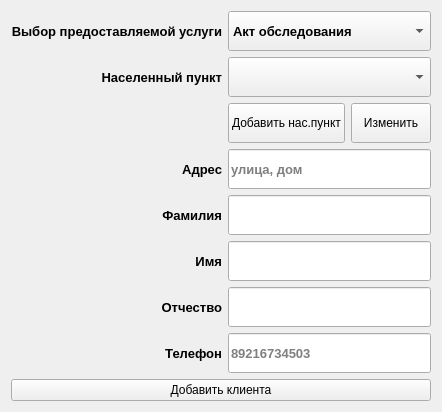
      <widget class="QWidget" name="addPage">
       <property name="maximumSize">
        <size>
         <width>16777215</width>
         <height>450</height>
        </size>
       </property>
       <attribute name="title">
        <string>Добавление клиента</string>
       </attribute>
       <layout class="QGridLayout" name="gridLayout_4">
        <item row="11" column="0">
         <widget class="QLabel" name="labelMiddleNameAdd">
          <property name="sizePolicy">
           <sizepolicy hsizetype="Preferred" vsizetype="Preferred">
            <horstretch>0</horstretch>
            <verstretch>0</verstretch>
           </sizepolicy>
          </property>
          <property name="maximumSize">
           <size>
            <width>16777215</width>
            <height>30</height>
           </size>
          </property>
          <property name="font">
           <font>
            <family>MS Shell Dlg 2</family>
            <pointsize>10</pointsize>
            <weight>75</weight>
            <bold>true</bold>
           </font>
          </property>
          <property name="text">
           <string>Отчество</string>
          </property>
          <property name="textFormat">
           <enum>Qt::AutoText</enum>
          </property>
          <property name="alignment">
           <set>Qt::AlignRight|Qt::AlignTrailing|Qt::AlignVCenter</set>
          </property>
         </widget>
        </item>
        <item row="13" column="0">
         <widget class="QLabel" name="labelTelefoneAdd">
          <property name="sizePolicy">
           <sizepolicy hsizetype="Preferred" vsizetype="Preferred">
            <horstretch>0</horstretch>
            <verstretch>0</verstretch>
           </sizepolicy>
          </property>
          <property name="maximumSize">
           <size>
            <width>16777215</width>
            <height>30</height>
           </size>
          </property>
          <property name="font">
           <font>
            <family>MS Shell Dlg 2</family>
            <pointsize>10</pointsize>
            <weight>75</weight>
            <bold>true</bold>
           </font>
          </property>
          <property name="text">
           <string>Телефон</string>
          </property>
          <property name="textFormat">
           <enum>Qt::AutoText</enum>
          </property>
          <property name="alignment">
           <set>Qt::AlignRight|Qt::AlignTrailing|Qt::AlignVCenter</set>
          </property>
         </widget>
        </item>
        <item row="4" column="0">
         <widget class="QLabel" name="labelAddress">
          <property name="sizePolicy">
           <sizepolicy hsizetype="Preferred" vsizetype="Preferred">
            <horstretch>0</horstretch>
            <verstretch>0</verstretch>
           </sizepolicy>
          </property>
          <property name="maximumSize">
           <size>
            <width>16777215</width>
            <height>30</height>
           </size>
          </property>
          <property name="font">
           <font>
            <family>MS Shell Dlg 2</family>
            <pointsize>10</pointsize>
            <weight>75</weight>
            <bold>true</bold>
           </font>
          </property>
          <property name="text">
           <string>Адрес</string>
          </property>
          <property name="textFormat">
           <enum>Qt::AutoText</enum>
          </property>
          <property name="alignment">
           <set>Qt::AlignRight|Qt::AlignTrailing|Qt::AlignVCenter</set>
          </property>
         </widget>
        </item>
        <item row="3" column="1">
         <widget class="QPushButton" name="pushButtonAddCity">
          <property name="sizePolicy">
           <sizepolicy hsizetype="Preferred" vsizetype="Preferred">
            <horstretch>0</horstretch>
            <verstretch>0</verstretch>
           </sizepolicy>
          </property>
          <property name="minimumSize">
           <size>
            <width>0</width>
            <height>40</height>
           </size>
          </property>
          <property name="maximumSize">
           <size>
            <width>16777215</width>
            <height>40</height>
           </size>
          </property>
          <property name="text">
           <string>Добавить нас.пункт</string>
          </property>
         </widget>
        </item>
        <item row="6" column="0">
         <widget class="QLabel" name="labelNameAdd">
          <property name="sizePolicy">
           <sizepolicy hsizetype="Preferred" vsizetype="Preferred">
            <horstretch>0</horstretch>
            <verstretch>0</verstretch>
           </sizepolicy>
          </property>
          <property name="maximumSize">
           <size>
            <width>16777215</width>
            <height>30</height>
           </size>
          </property>
          <property name="font">
           <font>
            <family>MS Shell Dlg 2</family>
            <pointsize>10</pointsize>
            <weight>75</weight>
            <bold>true</bold>
           </font>
          </property>
          <property name="text">
           <string>Имя</string>
          </property>
          <property name="textFormat">
           <enum>Qt::AutoText</enum>
          </property>
          <property name="alignment">
           <set>Qt::AlignRight|Qt::AlignTrailing|Qt::AlignVCenter</set>
          </property>
         </widget>
        </item>
        <item row="5" column="0">
         <widget class="QLabel" name="labelSurnameAdd">
          <property name="sizePolicy">
           <sizepolicy hsizetype="Preferred" vsizetype="Preferred">
            <horstretch>0</horstretch>
            <verstretch>0</verstretch>
           </sizepolicy>
          </property>
          <property name="maximumSize">
           <size>
            <width>16777215</width>
            <height>30</height>
           </size>
          </property>
          <property name="font">
           <font>
            <family>MS Shell Dlg 2</family>
            <pointsize>10</pointsize>
            <weight>75</weight>
            <bold>true</bold>
           </font>
          </property>
          <property name="text">
           <string>Фамилия</string>
          </property>
          <property name="textFormat">
           <enum>Qt::AutoText</enum>
          </property>
          <property name="alignment">
           <set>Qt::AlignRight|Qt::AlignTrailing|Qt::AlignVCenter</set>
          </property>
         </widget>
        </item>
        <item row="0" column="0">
         <widget class="QLabel" name="labelService">
          <property name="sizePolicy">
           <sizepolicy hsizetype="Preferred" vsizetype="Preferred">
            <horstretch>0</horstretch>
            <verstretch>0</verstretch>
           </sizepolicy>
          </property>
          <property name="maximumSize">
           <size>
            <width>250</width>
            <height>30</height>
           </size>
          </property>
          <property name="font">
           <font>
            <family>MS Shell Dlg 2</family>
            <pointsize>10</pointsize>
            <weight>75</weight>
            <bold>true</bold>
           </font>
          </property>
          <property name="text">
           <string>Выбор предоставляемой услуги</string>
          </property>
          <property name="textFormat">
           <enum>Qt::AutoText</enum>
          </property>
          <property name="alignment">
           <set>Qt::AlignRight|Qt::AlignTrailing|Qt::AlignVCenter</set>
          </property>
         </widget>
        </item>
        <item row="2" column="0">
         <widget class="QLabel" name="labelCity">
          <property name="sizePolicy">
           <sizepolicy hsizetype="Preferred" vsizetype="Preferred">
            <horstretch>0</horstretch>
            <verstretch>0</verstretch>
           </sizepolicy>
          </property>
          <property name="maximumSize">
           <size>
            <width>16777215</width>
            <height>30</height>
           </size>
          </property>
          <property name="font">
           <font>
            <family>MS Shell Dlg 2</family>
            <pointsize>10</pointsize>
            <weight>75</weight>
            <bold>true</bold>
           </font>
          </property>
          <property name="text">
           <string>Населенный пункт</string>
          </property>
          <property name="textFormat">
           <enum>Qt::AutoText</enum>
          </property>
          <property name="alignment">
           <set>Qt::AlignRight|Qt::AlignTrailing|Qt::AlignVCenter</set>
          </property>
         </widget>
        </item>
        <item row="3" column="2">
         <widget class="QPushButton" name="pushButtonChangeCity">
          <property name="sizePolicy">
           <sizepolicy hsizetype="Preferred" vsizetype="Preferred">
            <horstretch>0</horstretch>
            <verstretch>0</verstretch>
           </sizepolicy>
          </property>
          <property name="minimumSize">
           <size>
            <width>0</width>
            <height>40</height>
           </size>
          </property>
          <property name="maximumSize">
           <size>
            <width>16777215</width>
            <height>40</height>
           </size>
          </property>
          <property name="text">
           <string>Изменить</string>
          </property>
         </widget>
        </item>
        <item row="0" column="1" colspan="2">
         <widget class="QComboBox" name="comboBoxProvideServices">
          <property name="sizePolicy">
           <sizepolicy hsizetype="Preferred" vsizetype="Preferred">
            <horstretch>0</horstretch>
            <verstretch>0</verstretch>
           </sizepolicy>
          </property>
          <property name="minimumSize">
           <size>
            <width>0</width>
            <height>40</height>
           </size>
          </property>
          <property name="maximumSize">
           <size>
            <width>16777215</width>
            <height>40</height>
           </size>
          </property>
          <property name="font">
           <font>
            <family>MS Shell Dlg 2</family>
            <pointsize>10</pointsize>
            <weight>75</weight>
            <italic>false</italic>
            <bold>true</bold>
            <underline>false</underline>
            <strikeout>false</strikeout>
            <kerning>true</kerning>
           </font>
          </property>
          <property name="autoFillBackground">
           <bool>false</bool>
          </property>
          <property name="maxVisibleItems">
           <number>10</number>
          </property>
          <property name="insertPolicy">
           <enum>QComboBox::InsertAtCurrent</enum>
          </property>
          <property name="sizeAdjustPolicy">
           <enum>QComboBox::AdjustToContents</enum>
          </property>
          <property name="modelColumn">
           <number>0</number>
          </property>
          <item>
           <property name="text">
            <string>Акт обследования</string>
           </property>
          </item>
          <item>
           <property name="text">
            <string>Выдел</string>
           </property>
          </item>
          <item>
           <property name="text">
            <string>Вынос</string>
           </property>
          </item>
          <item>
           <property name="text">
            <string>Образование</string>
           </property>
          </item>
          <item>
           <property name="text">
            <string>Объединение</string>
           </property>
          </item>
          <item>
           <property name="text">
            <string>Перераспределение</string>
           </property>
          </item>
          <item>
           <property name="text">
            <string>Раздел</string>
           </property>
          </item>
          <item>
           <property name="text">
            <string>Технический план</string>
           </property>
          </item>
          <item>
           <property name="text">
            <string>Уточнение</string>
           </property>
          </item>
         </widget>
        </item>
        <item row="4" column="1" colspan="2">
         <widget class="QLineEdit" name="lineEditAddress">
          <property name="sizePolicy">
           <sizepolicy hsizetype="Preferred" vsizetype="Preferred">
            <horstretch>0</horstretch>
            <verstretch>0</verstretch>
           </sizepolicy>
          </property>
          <property name="minimumSize">
           <size>
            <width>0</width>
            <height>40</height>
           </size>
          </property>
          <property name="maximumSize">
           <size>
            <width>16777215</width>
            <height>40</height>
           </size>
          </property>
          <property name="font">
           <font>
            <family>MS Shell Dlg 2</family>
            <pointsize>10</pointsize>
            <weight>75</weight>
            <bold>true</bold>
           </font>
          </property>
          <property name="inputMask">
           <string/>
          </property>
          <property name="placeholderText">
           <string>улица, дом</string>
          </property>
         </widget>
        </item>
        <item row="5" column="1" colspan="2">
         <widget class="QLineEdit" name="lineEditSurnameAdd">
          <property name="sizePolicy">
           <sizepolicy hsizetype="Preferred" vsizetype="Preferred">
            <horstretch>0</horstretch>
            <verstretch>0</verstretch>
           </sizepolicy>
          </property>
          <property name="minimumSize">
           <size>
            <width>0</width>
            <height>40</height>
           </size>
          </property>
          <property name="maximumSize">
           <size>
            <width>16777215</width>
            <height>40</height>
           </size>
          </property>
          <property name="font">
           <font>
            <family>MS Shell Dlg 2</family>
            <pointsize>10</pointsize>
            <weight>75</weight>
            <bold>true</bold>
           </font>
          </property>
         </widget>
        </item>
        <item row="6" column="1" colspan="2">
         <widget class="QLineEdit" name="lineEditNameAdd">
          <property name="sizePolicy">
           <sizepolicy hsizetype="Preferred" vsizetype="Preferred">
            <horstretch>0</horstretch>
            <verstretch>0</verstretch>
           </sizepolicy>
          </property>
          <property name="minimumSize">
           <size>
            <width>0</width>
            <height>40</height>
           </size>
          </property>
          <property name="maximumSize">
           <size>
            <width>16777215</width>
            <height>40</height>
           </size>
          </property>
          <property name="font">
           <font>
            <family>MS Shell Dlg 2</family>
            <pointsize>10</pointsize>
            <weight>75</weight>
            <bold>true</bold>
           </font>
          </property>
         </widget>
        </item>
        <item row="11" column="1" colspan="2">
         <widget class="QLineEdit" name="lineEditMiddleNameAdd">
          <property name="sizePolicy">
           <sizepolicy hsizetype="Preferred" vsizetype="Preferred">
            <horstretch>0</horstretch>
            <verstretch>0</verstretch>
           </sizepolicy>
          </property>
          <property name="minimumSize">
           <size>
            <width>0</width>
            <height>40</height>
           </size>
          </property>
          <property name="maximumSize">
           <size>
            <width>16777215</width>
            <height>40</height>
           </size>
          </property>
          <property name="font">
           <font>
            <family>MS Shell Dlg 2</family>
            <pointsize>10</pointsize>
            <weight>75</weight>
            <bold>true</bold>
           </font>
          </property>
         </widget>
        </item>
        <item row="13" column="1" colspan="2">
         <widget class="QLineEdit" name="lineEditTelefoneAdd">
          <property name="sizePolicy">
           <sizepolicy hsizetype="Preferred" vsizetype="Preferred">
            <horstretch>0</horstretch>
            <verstretch>0</verstretch>
           </sizepolicy>
          </property>
          <property name="minimumSize">
           <size>
            <width>0</width>
            <height>40</height>
           </size>
          </property>
          <property name="maximumSize">
           <size>
            <width>16777215</width>
            <height>40</height>
           </size>
          </property>
          <property name="font">
           <font>
            <family>MS Shell Dlg 2</family>
            <pointsize>10</pointsize>
            <weight>75</weight>
            <bold>true</bold>
           </font>
          </property>
          <property name="maxLength">
           <number>14</number>
          </property>
          <property name="placeholderText">
           <string>89216734503</string>
          </property>
         </widget>
        </item>
        <item row="15" column="0" colspan="3">
         <widget class="QPushButton" name="pushButtonAdd">
          <property name="sizePolicy">
           <sizepolicy hsizetype="Preferred" vsizetype="Preferred">
            <horstretch>0</horstretch>
            <verstretch>0</verstretch>
           </sizepolicy>
          </property>
          <property name="maximumSize">
           <size>
            <width>16777215</width>
            <height>40</height>
           </size>
          </property>
          <property name="font">
           <font>
            <family>MS Shell Dlg 2</family>
           </font>
          </property>
          <property name="text">
           <string>Добавить клиента</string>
          </property>
         </widget>
        </item>
        <item row="2" column="1" colspan="2">
         <widget class="QComboBox" name="comboBoxCity">
          <property name="sizePolicy">
           <sizepolicy hsizetype="Preferred" vsizetype="Preferred">
            <horstretch>0</horstretch>
            <verstretch>0</verstretch>
           </sizepolicy>
          </property>
          <property name="minimumSize">
           <size>
            <width>0</width>
            <height>40</height>
           </size>
          </property>
          <property name="maximumSize">
           <size>
            <width>16777215</width>
            <height>40</height>
           </size>
          </property>
         </widget>
        </item>
       </layout>
      </widget>
